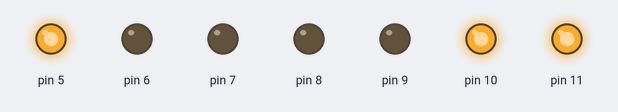
A sketch run on a simulated Arduino Uno, built with avr-gcc and run on an emulated ATmega328P. On the bench: output pins drawn as LEDs (lit = HIGH).

Above: at 0.2 s.
At 1.2 s:
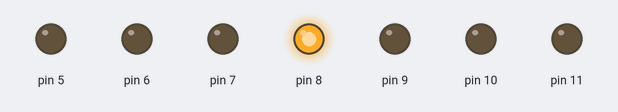
At 1.7 s:
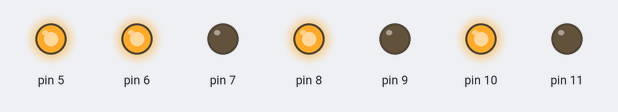
At 2.2 s:
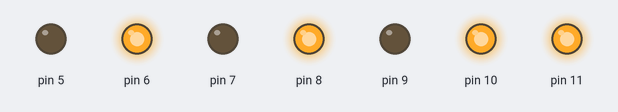
At 3.7 s:
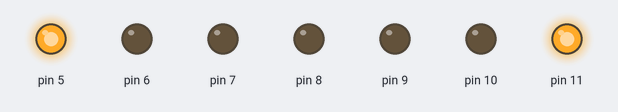
At 5.7 s:
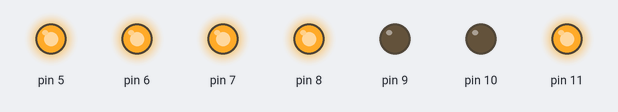
Timing chart, 0 to 6.9 s (numbered marks = the images above):
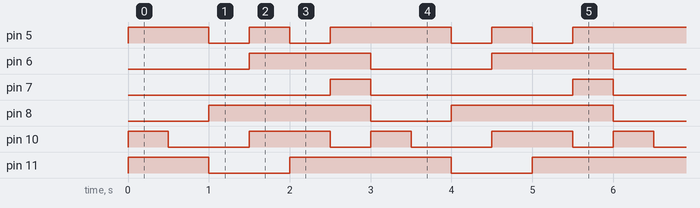

The sketch:

P3.3.ino
```cpp
void setup()
{
  pinMode(5, OUTPUT);
  pinMode(6, OUTPUT);
  pinMode(7, OUTPUT);
  pinMode(8, OUTPUT);
  pinMode(9, OUTPUT);
  pinMode(10, OUTPUT);
  pinMode(11, OUTPUT);

  digitalWrite(5, HIGH);
  digitalWrite(6, HIGH);
  digitalWrite(7, HIGH);
  digitalWrite(8, HIGH);
  digitalWrite(9, HIGH);
  digitalWrite(10, HIGH);
  digitalWrite(11, HIGH);
}

void loop()
{
  //J
  digitalWrite(5, HIGH);
  digitalWrite(6, LOW);
  digitalWrite(7, LOW);
  digitalWrite(8, LOW);
  digitalWrite(9, LOW);
  digitalWrite(10, HIGH);
  digitalWrite(11, HIGH);
  delay(500);

  //u
  digitalWrite(5, HIGH);
  digitalWrite(6, LOW);
  digitalWrite(7, LOW);
  digitalWrite(8, LOW);
  digitalWrite(9, LOW);
  digitalWrite(10, LOW);
  digitalWrite(11, HIGH);
  delay(500);

  //a
  digitalWrite(5, LOW);
  digitalWrite(6, LOW);
  digitalWrite(7, LOW);
  digitalWrite(8, HIGH);
  digitalWrite(9, LOW);
  digitalWrite(10, LOW);
  digitalWrite(11, LOW);
  delay(500);

  //n
  digitalWrite(5, HIGH);
  digitalWrite(6, HIGH);
  digitalWrite(7, LOW);
  digitalWrite(8, HIGH);
  digitalWrite(9, LOW);
  digitalWrite(10, HIGH);
  digitalWrite(11, LOW);
  delay(500);

  //m
  digitalWrite(5, LOW);
  digitalWrite(6, HIGH);
  digitalWrite(7, LOW);
  digitalWrite(8, HIGH);
  digitalWrite(9, LOW);
  digitalWrite(10, HIGH);
  digitalWrite(11, HIGH);
  delay(500);

  //i
  digitalWrite(5, HIGH);
  digitalWrite(6, HIGH);
  digitalWrite(7, HIGH);
  digitalWrite(8, HIGH);
  digitalWrite(9, LOW);
  digitalWrite(10, LOW);
  digitalWrite(11, HIGH);
  delay(500);

}
```

Measured:
- by itself, pin 5: repeats every 3.0 s: HIGH 0.50 s, LOW 0.50 s, HIGH 1.5 s, LOW 0.50 s
- by itself, pin 6: alternates HIGH for 1.5 s and LOW for 1.5 s
- by itself, pin 7: alternates HIGH for 0.50 s and LOW for 2.5 s
- by itself, pin 8, pin 11: alternates HIGH for 2.0 s and LOW for 1.0 s
- by itself, pin 10: repeats every 3.0 s: HIGH 1.0 s, LOW 0.50 s, HIGH 0.50 s, LOW 1.0 s
